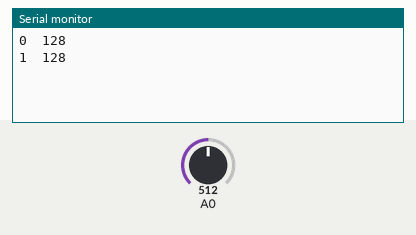
A sketch run on a simulated Arduino Uno, built with avr-gcc and run on an emulated ATmega328P. Shown: the last lines printed to the serial monitor. The inputs (shaded band) are chosen by the test bench; at power-on: A0 = 512. EEPROM starts erased.

Above: at 1.8 s.
1.9 s: A0 set to 716
At 2.8 s:
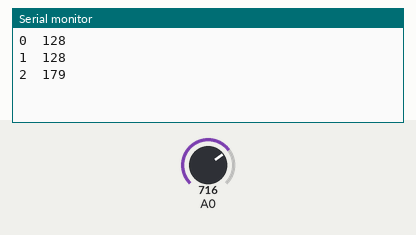
3.4 s: A0 set to 900
At 4.5 s:
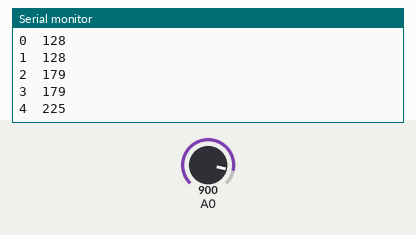
Timing chart, 0 to 6.4 s (numbered marks = the images above; inputs shaded):
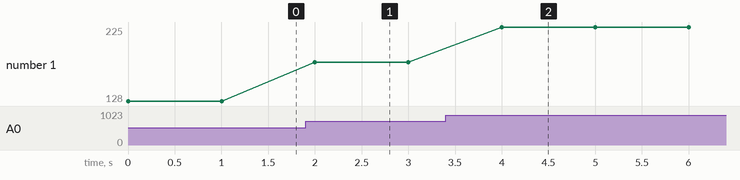

The sketch:

eeprom_write_test.ino
```cpp
/*
 * EEPROM Write
 *
 * Stores values read from analog input 0 into the EEPROM.
 * These values will stay in the EEPROM when the board is
 * turned off and may be retrieved later by another sketch.
 */

#include <EEPROM.h>

//EEPROM의 처음 시작할 주소 지정
int addr = 0;

void setup()
{
  Serial.begin(9600);
}

void loop()
{
  //아날로그 데이터는 1부터 1023까지 받을 수 있지만
  //EEPROM은 255까지 밖에 못받기 때문에 / 4를 한다
  int val = analogRead(0) / 4;
  Serial.print(addr);
  Serial.print("\t");
  Serial.println(val);

  //EEPROM에 아날로그 0번핀에서 받는 값을 입력한다
  //이 값들은 전원이 나가도 저장된다
  EEPROM.write(addr, val);

  //주소를 1씩 증가시켜 다음 주소를 가져온다
  //주소가 512가 되면 다시 0부터 시작한다
  addr = addr + 1;
  if (addr == 512)
    addr = 0;

  delay(1000);
}
```

Measured:
- after the input at 1.9 s, the serial monitor: prints a new line after 0.10 s (image 1)
- after the input at 3.4 s, the serial monitor: prints a new line after 0.60 s (image 2)
- plotted number 1: 128 → 179 after the input at 1.9 s, 179 → 225 after the input at 3.4 s
